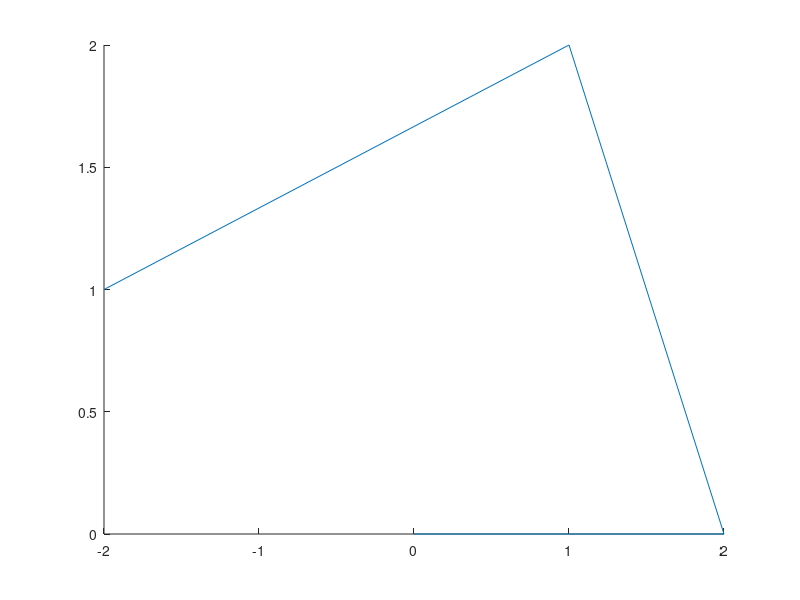

MATLAB code to generate this figure: (Note: this script raises an error after producing the figure.)
clc;
clear;
close all hidden;

% xc = 1.21;
% yc = 2.32;
% zc = 4.32;
% 
% xr = 2.78;
% yr = 5.76;
% zr = 1.51;
% 
% [x,y,z] = ellipsoid(xc,yc,zc,xr,yr,zr,20);
% 
% plot3(x(:),y(:),z(:),'.');
% 
% x=x(:);
% y=y(:);
% z=z(:);
% 
% X = [x.*x y.*y z.*z x.*y x.*z y.*z x y z];
% Y = ones(length(x),1);
% 
% C = inv(X'*X)*X'*Y;
% 
% M=[C(1) C(4)/2 C(5)/2;
%     C(4)/2 C(2) C(6)/2;
%     C(5)/2 C(6)/2 C(3)];
% 
% Cent = -0.5*[C(7) C(8) C(9)]*inv(M)
% 
% S = Cent*M*Cent'+1;
% [U,V]=eig(M);
% 
% [~,indx] = max(abs(U(1,:)));
% [~,indy] = max(abs(U(2,:)));
% [~,indz] = max(abs(U(3,:)));
% 
% R = [sqrt(S/V(indx,indx)) sqrt(S/V(indy,indy)) sqrt(S/V(indz,indz))]

curve=[0,0;2,0;1,2;-2,1];
line(curve(:,1),curve(:,2));
curve=geoCurveOffset([0,0;2,0;1,2;-2,1],0.5);
line(curve(:,1),curve(:,2));
axis equal;

function curve=geoCurveOffset(curve,offset)
% shifting line with offset
% direction is outside
%
edge_number=size(curve,1);

% calculate line data and move line
edge_data_list=zeros(edge_number,3); % A, B, C
for edge_index=1:edge_number
    point_1=curve(edge_index,:);
    if edge_index == size(curve,1)
        point_2=curve(1,:);
    else
        point_2=curve(edge_index+1,:);
    end

    dr=point_2-point_1;
    
    edge_data_list(edge_index,1)=-dr(2); % A (dr_y=-A)
    edge_data_list(edge_index,2)=dr(1); % B (dr_x=B)

    % move line
    edge_data_list(edge_index,3)=point_1(1)*point_2(2)-point_1(2)*point_2(1)+...
        offset/norm(dr)*sum(dr.^2); % C
end

% solve new cross point
for edge_index=1:edge_number
    if edge_index == 1
        edge_prev_index=edge_number;
    else
        edge_prev_index=edge_index-1;
    end

    matrix=[edge_data_list(edge_index,1),edge_data_list(edge_index,2);
        edge_data_list(edge_prev_index,1),edge_data_list(edge_prev_index,2)];
    curve(edge_index,:)=matrix\[-edge_data_list(edge_index,3);-edge_data_list(edge_prev_index,3)];
end

end
